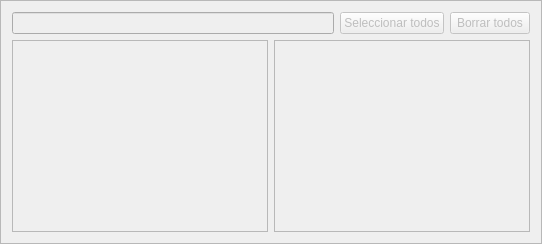
           <widget class="QFrame" name="frame_seleccion_mun">
            <property name="enabled">
             <bool>false</bool>
            </property>
            <property name="sizePolicy">
             <sizepolicy hsizetype="Preferred" vsizetype="Expanding">
              <horstretch>0</horstretch>
              <verstretch>0</verstretch>
             </sizepolicy>
            </property>
            <property name="minimumSize">
             <size>
              <width>0</width>
              <height>100</height>
             </size>
            </property>
            <property name="frameShape">
             <enum>QFrame::StyledPanel</enum>
            </property>
            <property name="frameShadow">
             <enum>QFrame::Raised</enum>
            </property>
            <layout class="QVBoxLayout" name="verticalLayout_26">
             <item>
              <layout class="QHBoxLayout" name="horizontalLayout_filter">
               <item>
                <widget class="QLineEdit" name="filtro_mun"/>
               </item>
               <item>
                <widget class="QPushButton" name="button_selec_todos_mun">
                 <property name="cursor">
                  <cursorShape>PointingHandCursor</cursorShape>
                 </property>
                 <property name="text">
                  <string>Seleccionar todos</string>
                 </property>
                </widget>
               </item>
               <item>
                <widget class="QPushButton" name="button_deselec_todos_mun">
                 <property name="cursor">
                  <cursorShape>PointingHandCursor</cursorShape>
                 </property>
                 <property name="text">
                  <string>Borrar todos</string>
                 </property>
                </widget>
               </item>
              </layout>
             </item>
             <item>
              <layout class="QHBoxLayout" name="horizontalLayout_filter_info">
               <item>
                <widget class="QListWidget" name="mun_list">
                 <property name="mouseTracking">
                  <bool>true</bool>
                 </property>
                 <property name="tabletTracking">
                  <bool>true</bool>
                 </property>
                 <property name="contextMenuPolicy">
                  <enum>Qt::CustomContextMenu</enum>
                 </property>
                 <property name="acceptDrops">
                  <bool>false</bool>
                 </property>
                 <property name="editTriggers">
                  <set>QAbstractItemView::AnyKeyPressed|QAbstractItemView::CurrentChanged</set>
                 </property>
                 <property name="sortingEnabled">
                  <bool>false</bool>
                 </property>
                </widget>
               </item>
               <item>
                <widget class="QListWidget" name="mun_list_selected">
                 <property name="contextMenuPolicy">
                  <enum>Qt::CustomContextMenu</enum>
                 </property>
                 <property name="frameShape">
                  <enum>QFrame::StyledPanel</enum>
                 </property>
                 <property name="frameShadow">
                  <enum>QFrame::Sunken</enum>
                 </property>
                 <property name="sortingEnabled">
                  <bool>false</bool>
                 </property>
                </widget>
               </item>
              </layout>
             </item>
            </layout>
           </widget>
